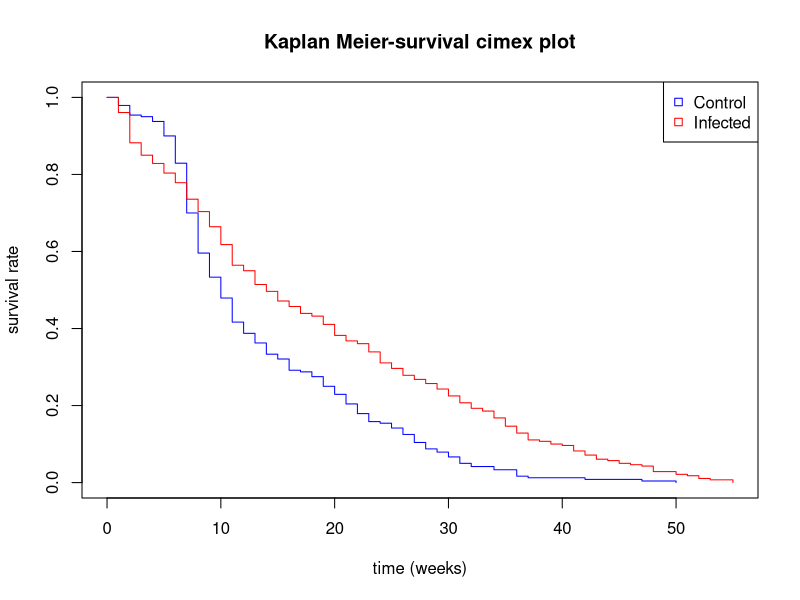

This figure's R source: (Note: this script raises an error after producing the figure.)
###########################################################
#Cimex on life tables (T cruzi-infected and control)
# Code to survival models         
# Written by Renzo Salazar                          
#updated: dic 2016
###########################################################

### R packages being used:
# Use the commented command if the package is not installed

# install.packages("ggplot2")
# install.packages("reshape")
# install.packages("RColorBrewer")
#if(!require(devtools)) install.packages("devtools")
#devtools::install_github("kassambara/survminer")

#Loading libraries
library("ggplot2")
library("reshape")
library("RColorBrewer")
library("survminer")
require("survival")

######
# Uncomment the line below to create a pdf with all of the graphics in the current directory of this file
# Make sure to uncomment the last line of this script, "dev.off()", to finish writing the file
######
#pdf(file = "Survival models cimex on life tables.pdf")


#setting working directory
setwd("D:/LAB/ENSAYOS/CICLO VIDA CIMEX-CRUZI/R code")
getwd()
# Reading the data
dat <- read.csv("survival total cimex.csv")
head(dat)
pull <- dat[dat$repeticion == "pull",]
head(pull)

#repeat values to long data
pull.expanded <- pull[rep(row.names(pull), pull$Muetxweek), c(2,4)]
dim(pull.expanded)
pull.expanded$event <- 1
head(pull.expanded)
dim(pull.expanded)

############################################################################
#Kaplan Meier
############################################################################
a<-(Surv(pull.expanded$semana,pull.expanded$event))

plot(survfit(a~pull.expanded$grupo),col=c("blue","red"),main="Kaplan Meier-survival cimex plot",xlab="time (weeks)",ylab="survival rate")
legend("topright",legend= c("Control","Infected"),col=c("blue","red"), pch=0)

###############################
#using survminer, basic plot
###############################
fit <- survfit(Surv(semana, event) ~ grupo, data = pull.expanded)
ggsurvplot(fit, leyend= c(2,2), main="survival")

#customizing survival curves
ggsurvplot(fit,  size = 0.9,  # change line size
           main="Kaplan-Meier Survival Curves",# add title
           xlab= "Time (Weeks)", #change xlab name
           palette = c("#1F78B4","#E31A1C"), # custom color palettes
           conf.int = TRUE, # Add confidence interval
           pval = TRUE, # Add p-value
           break.time.by = 10, #change x axe scale
           risk.table = TRUE, # Add risk table
           risk.table.y.text.col = TRUE,
           risk.table.col = "grupo", # Risk table color by groups
           legend= c(0.8,0.8), #change legend position
           font.legend = 14, #change font size
           legend.title= "Cohort", #change legend title
           legend.labs = c("Control", "Infected"), # Change legend labels
           xlim=c(0,60), #change x limit
           risk.table.height = 0.25, # Useful to change when you have multiple groups
           ggtheme = theme()#_bw() # Change ggplot2 theme
)

#cumulative hazard and cumulative event
ggsurvplot(fit,  size = 0.9,  # change line size
           #main="Cumulative hazard plot",# add title to cumhaz
           main="Cumulative event plot", # add title to cum event
           xlab= "Time (Weeks)", #change xlab name
           palette = c("#1F78B4","#E31A1C"), # custom color palettes
           conf.int = TRUE, # Add confidence interval
           #pval = TRUE, # Add p-value
           break.time.by = 10, #change x axe scale
           risk.table = TRUE, # Add risk table
           risk.table.y.text.col = TRUE,
           risk.table.col = "grupo", # Risk table color by groups
           legend= c(0.2,0.8), #change legend position cumhaz
           #legend= c(0.9,0.4), #change legend position cumhaz
           font.legend = 14, #change font size
           legend.title= "Cohort", #change legend title
           legend.labs = c("Control", "Infected"), # Change legend labels
           xlim=c(0,60), #change x limit
           risk.table.height = 0.25, # Useful to change when you have multiple groups
           ggtheme = theme(),#_bw() # Change ggplot2 theme
           fun="cumhaz" #uncoment to cumulative hazard
           #fun="event" # uncomment to cumulative event
)


############################################################################
# cox proportional hazards regression model
############################################################################

coxsurv<-coxph(a~pull.expanded$grupo,data=pull.expanded)

coxsurv

plot(survfit(coxsurv),main=expression("Cox PH-estimate with CI"),
    xlab="time (Weeks)", ylab="Survival Proportion", lwd=1)

#COMPROBANDO ASUMCION
cox.zph(coxsurv)

plot(survfit(coxsurv),fun="cloglog",col=c("black","blue","red"),main="cloglog plot for grupo (co, inf)")

############################################################################
# Weibull Model 
############################################################################

weib<-survreg(a~pull.expanded$grupo,data=pull.expanded, dist="weibull")
summary(weib)

plot(survfit(coxsurv),main=expression("Weibull survival curve"),
     xlab="time (Weeks)", ylab="Survival Proportion", lwd=1)

#dev.off()
